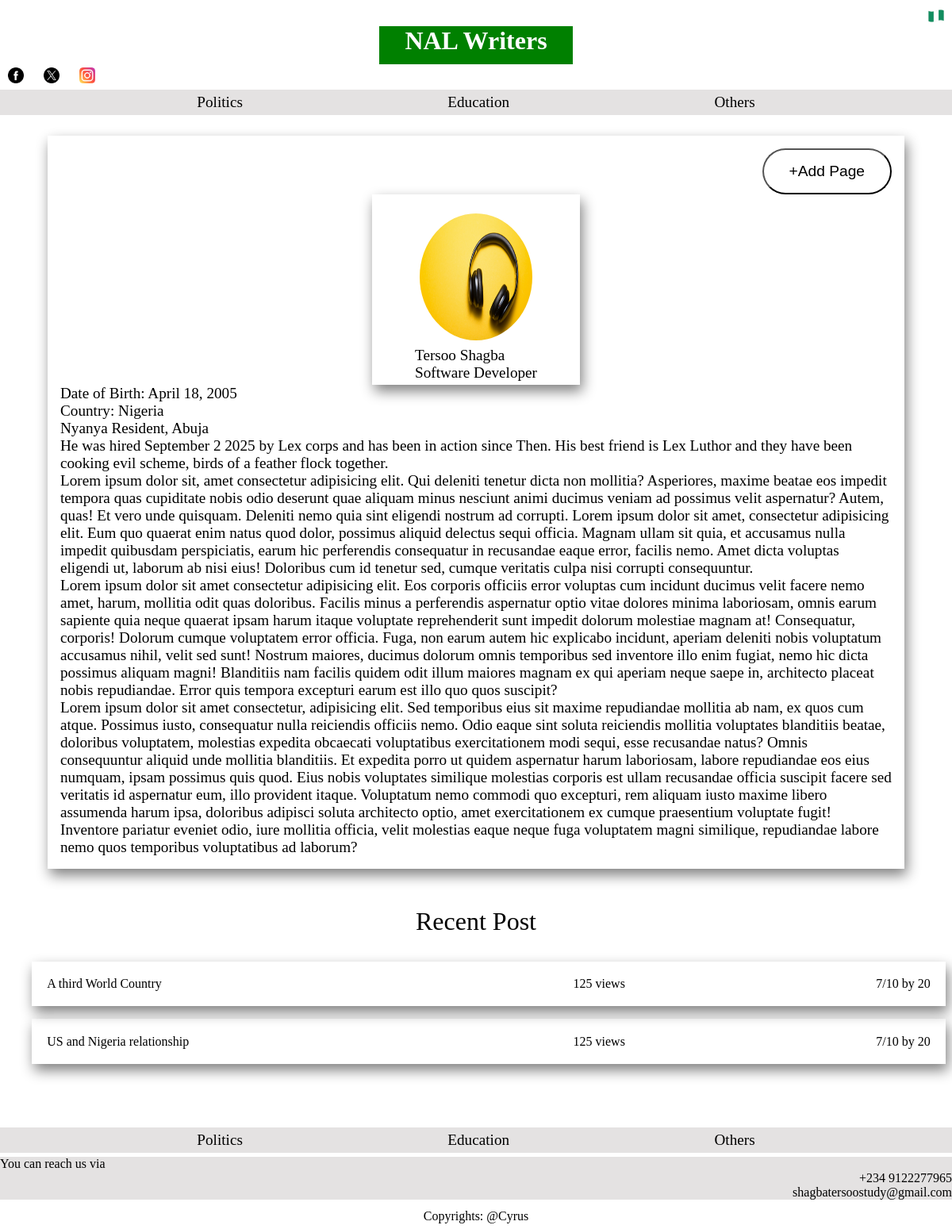
Screenshot of /staff/1/ with the database file from the repository.
### base/models.py (models this page shows)
class Category(models.Model):
    name = models.CharField(max_length=50)
    def __str__(self):
        return self.name

class Staff(models.Model):
    user = models.ForeignKey(User, on_delete=models.CASCADE, null=False)
    field = models.CharField(max_length=50, null=False)
    date_of_birth = models.DateField()
    avatar = models.ImageField(default="avatar.jpeg", null=False)

class User(AbstractUser):
    first_name = models.CharField(max_length=50, null=False)
    last_name = models.CharField(max_length=50, null=False)
    username = models.CharField(max_length=50, null=True, default="John")
    email = models.EmailField(unique=True, null=False)
    phone = models.CharField(max_length=14)
    avatar = models.ImageField(default='avatar.jpeg', null=True)
    created = models.DateTimeField(auto_now_add=True)
    USERNAME_FIELD = "email"
    REQUIRED_FIELDS = ['username']

class NewsPage(models.Model):
    headline = models.CharField(max_length=150, null=False)
    author = models.CharField(max_length=60, null=False)
    category = models.ForeignKey(Category, on_delete=models.CASCADE, null=False)
    main_image = models.ImageField(null=True, default="avatar.jpeg")
    main_image_title = models.CharField(max_length=120, null=False)
    sub_image = models.ImageField(null=True, default="avatar.jpeg")
    sub_image_title = models.CharField(max_length=120, null=False)
    news_content = models.TextField(null=False)
    rating = models.ForeignKey(Rating, on_delete=models.CASCADE, null=True)
    created = models.DateTimeField(auto_now_add=True)
    class Meta:
        ordering = ["-created"]

### base/views.py (the view)
# urls.py: path('staff/<str:pk>/', views.staffPage, name='staff'),
def staffPage(request, pk):
    categories = Category.objects.all()[:4]
    staff = Staff.objects.get(id=pk)
    firstname = staff.user.first_name
    lastname = staff.user.last_name
    works = NewsPage.objects.filter(Q(author__icontains=firstname) &
                                    Q(author__icontains=lastname))
    context = {"categories":categories, "staff":staff, "works":works}
    return render(request, 'base/staff-page.html', context)

### base/templates/base/staff-page.html (shortened to what this page needs)
{% load static %}
<!DOCTYPE html>
<html lang="en">
<head>
    <link rel="stylesheet" href="{% static 'styles/style.css' %}">
    <link rel="stylesheet" href="{% static 'styles/staffDesign.css' %}">
</head>
<body>
    <header>
        {% include "header-section.html" %}
    </header>
    <main>
        <div class="profile">
            <div class="addpage">
                <button><a href="{% url 'create-page' %}">+Add Page</a></button>
            </div>
            <div class="myImage">
                <figure>
                    {% if staff.avatar %}
                        <img src="{{staff.avatar.url}}" alt="{{staff.user.first_name}} image">
                    {% else %}
                        <img src="{% static 'images/avatar.jpeg' %}" alt="user image">
                    {% endif %}
                    <figcaption>
                        <div>{{staff.user.first_name}} {{staff.user.last_name}}</div>
                        <div>{{staff.field}}</div>
                    </figcaption>
                </figure>
            </div>
            <div class="info">
                <div class="basic">
                    <div class="dob">Date of Birth: {{staff.date_of_birth}}</div>
                    <div class="place">Country: Nigeria</div>
                    <div class="address">Nyanya Resident, Abuja</div>
                </div>
                <div class="company-history">
                    <p>He was hired September 2 2025 by Lex corps and has been in action since Then. His best friend is Lex Luthor and they have been cooking evil scheme, birds of a feather flock together.</p>
                    <p>Lorem ipsum dolor sit, amet consectetur adipisicing elit. Qui deleniti tenetur dicta non mollitia? Asperiores, maxime beatae eos impedit tempora quas cupiditate nobis odio deserunt quae aliquam minus nesciunt animi ducimus veniam ad possimus velit aspernatur? Autem, quas! Et vero unde quisquam. Deleniti nemo quia sint eligendi nostrum ad corrupti.
                    Lorem ipsum dolor sit amet, consectetur adipisicing elit. Eum quo quaerat enim natus quod dolor, possimus aliquid delectus sequi officia. Magnam ullam sit quia, et accusamus nulla impedit quibusdam perspiciatis, earum hic perferendis consequatur in recusandae eaque error, facilis nemo. Amet dicta voluptas eligendi ut, laborum ab nisi eius! Doloribus cum id tenetur sed, cumque veritatis culpa nisi corrupti consequuntur.</p>
                    <p>Lorem ipsum dolor sit amet consectetur adipisicing elit. Eos corporis officiis error voluptas cum incidunt ducimus velit facere nemo amet, harum, mollitia odit quas doloribus. Facilis minus a perferendis aspernatur optio vitae dolores minima laboriosam, omnis earum sapiente quia neque quaerat ipsam harum itaque voluptate reprehenderit sunt impedit dolorum molestiae magnam at! Consequatur, corporis! Dolorum cumque voluptatem error officia. Fuga, non earum autem hic explicabo incidunt, aperiam deleniti nobis voluptatum accusamus nihil, velit sed sunt! Nostrum maiores, ducimus dolorum omnis temporibus sed inventore illo enim fugiat, nemo hic dicta possimus aliquam magni! Blanditiis nam facilis quidem odit illum maiores magnam ex qui aperiam neque saepe in, architecto placeat nobis repudiandae. Error quis tempora excepturi earum est illo quo quos suscipit?</p>
                    <p>Lorem ipsum dolor sit amet consectetur, adipisicing elit. Sed temporibus eius sit maxime repudiandae mollitia ab nam, ex quos cum atque. Possimus iusto, consequatur nulla reiciendis officiis nemo. Odio eaque sint soluta reiciendis mollitia voluptates blanditiis beatae, doloribus voluptatem, molestias expedita obcaecati voluptatibus exercitationem modi sequi, esse recusandae natus? Omnis consequuntur aliquid unde mollitia blanditiis. Et expedita porro ut quidem aspernatur harum laboriosam, labore repudiandae eos eius numquam, ipsam possimus quis quod. Eius nobis voluptates similique molestias corporis est ullam recusandae officia suscipit facere sed veritatis id aspernatur eum, illo provident itaque. Voluptatum nemo commodi quo excepturi, rem aliquam iusto maxime libero assumenda harum ipsa, doloribus adipisci soluta architecto optio, amet exercitationem ex cumque praesentium voluptate fugit! Inventore pariatur eveniet odio, iure mollitia officia, velit molestias eaque neque fuga voluptatem magni similique, repudiandae labore nemo quos temporibus voluptatibus ad laborum?</p>
                </div>
            </div>
        </div>
        <div class="myPost">
            <div class="section-title">Recent Post</div>
            <div class="post">
                {% for work in works %}
                <div class="component">
                    <span class="headline">{{work.headline}}</span>
                    <span class="views">125 views </span>
                    <span class="rating">7/10 by 20</span>
                </div>
                {% endfor %}
            </div>
        </div>
    </main>
    <footer>
        {% include 'footer-section.html' %}
    </footer>
</body>
</html>

### templates/header-section.html (shortened to what this page needs)
{% load static %}
{% block content %}
<div class="flag">
    <img src="{% static 'images/flag.png' %}" alt="The Nigeria National Flag" class="minify">
</div>
<div class="major">
    <h1>NAL Writers</h1>
</div>
<div class="social-links">
    <div class="link">
        <a href="#">
            <img src="{% static 'images/facebook.png' %}" alt="NAL facebook link" class="minify">
        </a>
    </div>
    <div class="link">
        <a href="#">
            <img src="{% static 'images/twitter.png' %}" alt="NAL twitter link" class="minify">
        </a>
    </div>
    <div class="link">
        <a href="#">
            <img src="{% static 'images/instagram.png' %}" alt="NAL instagram link" class="minify">
        </a>
    </div>
</div>
<div class="news-sections">
    {% for category in categories %}
        <div class="sector">
            <a href="{% url 'category-page' category.id %}">{{category}}</a>
        </div>
    {% endfor %}
        <div class="sector">
            <a href="#">Others</a>
        </div>
</div>
{% endblock %}

### templates/footer-section.html (shortened to what this page needs)
<div class="news-sections">
    {% for category in categories %}
        <div class="sector">
            <a href="{% url 'category-page' category.id %}">{{category}}</a>
        </div>
    {% endfor %}
    <div class="sector">
        <a href="#">Others</a>
    </div>
</div>
<div class="contact">
    <div class="contact-head">You can reach us via</div>
    <div class="number">+234 9122277965</div>
    <div class="email">shagbatersoostudy@gmail.com</div>
</div>
<div class="copyrights">
    Copyrights: @Cyrus
</div>

### static/styles/style.css (style rules this page uses)
:root { --common-padding: 10px; --common-light-bg: rgb(228, 226, 226); }
* { margin: 0; padding: 0; box-sizing: border-box; }
header { display: flex; flex-direction: column; padding: 10px 0; }
header .flag { display: flex; flex-direction: row; justify-content: right; padding-right: var(--common-padding); margin-bottom: 3px; }
header .major { display: flex; height: 3rem; justify-content: center; align-items: center; color: white; }
header h1 { font-weight: bolder; background-color: green; padding: 0 2rem; height: 100%; }
.social-links { display: flex; justify-content: space-between; margin: 4px 0; padding-left: var(--common-padding); width: 10%; }
.social-links .link a { text-decoration: none; }
.news-sections { display: flex; justify-content: space-evenly; align-items: center; height: 2rem; background-color: var(--common-light-bg); }
.news-sections .sector { font-size: larger; padding: 0 var(--common-padding); }
.news-sections .sector a { text-decoration: none; color: black; }
.minify { width: 20px; height: 20px; }
footer { background-color: white; }
footer .contact { background-color: var(--common-light-bg); margin: 5px 0; }
.contact .number, .email { display: flex; justify-content: right; }
footer .copyrights { display: flex; justify-content: center; align-items: center; height: 2rem; }

### static/styles/staffDesign.css (style rules this page uses)
main { display: flex; flex-direction: column; justify-content: center; align-items: center; margin: 1rem 0; }
.profile { width: 90%; min-height: 100vh; display: flex; flex-direction: column; align-items: center; padding: 1rem; font-size: 1.2rem; box-shadow: 0.2rem 0.5rem 1rem gray; }
.myImage { width: 25%; height: 15rem; display: flex; flex-direction: column; align-items: center; box-shadow: 0.2rem 0.5rem 1rem gray; }
.profile .myImage figure { width: 80%; padding: 1rem; display: flex; flex-direction: column; justify-content: center; align-items: center; }
.profile .myImage figure img { width: 80%; height: 10rem; border-radius: 50%; margin: 0.5rem; }
.profile .addpage { width: 100%; display: flex; justify-content: right; align-items: center; }
.profile .addpage button { padding: 1rem 2rem; background-color: white; border-radius: 25rem; font-size: 1.2rem; }
.profile .addpage button a { color: black; text-decoration: none; }
.myPost { display: flex; flex-direction: column; margin: 3rem 2rem; width: 96%; }
.myPost .section-title { display: flex; justify-content: center; align-items: center; font-size: 2rem; margin-bottom: 1rem; }
.myPost .post { width: 100%; }
.myPost .post .component { display: grid; grid-template-columns: 2fr 1fr 1fr; width: 100%; margin: 1rem; box-shadow: 0.2rem 0.5rem 1rem gray; padding: 1.2rem; }
.post .component .views { display: flex; justify-content: center; align-items: center; }
.post .component .rating { display: flex; justify-content: right; align-items: center; }

### rows the page displays
Category: name "Politics"
Category: name "Education"
Staff: avatar (picture), user.first_name "Tersoo", user.last_name "Shagba", field "Software Developer", date_of_birth "April 18, 2005"
NewsPage: headline "A third World Country"
NewsPage: headline "US and Nigeria relationship"
